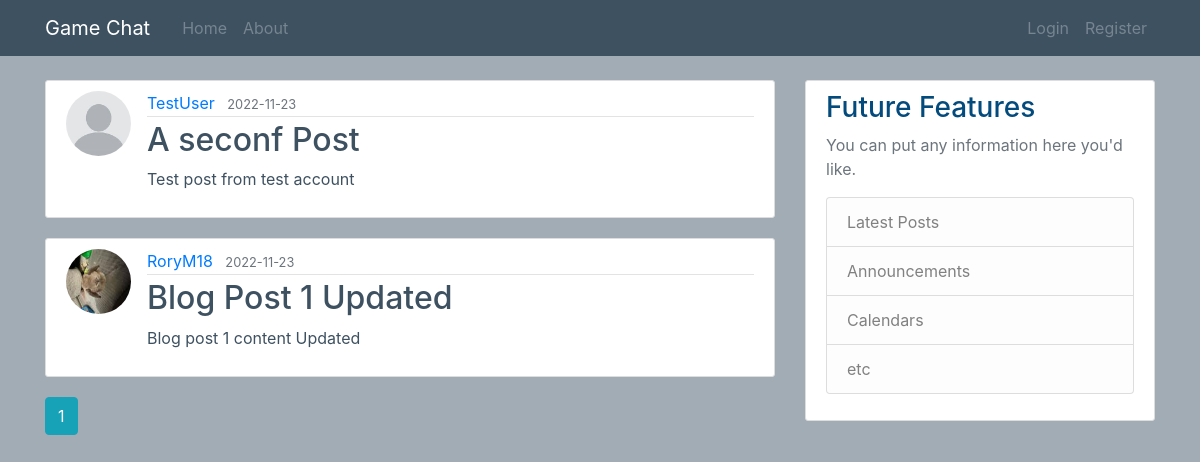
Page /home on the earlier database version.
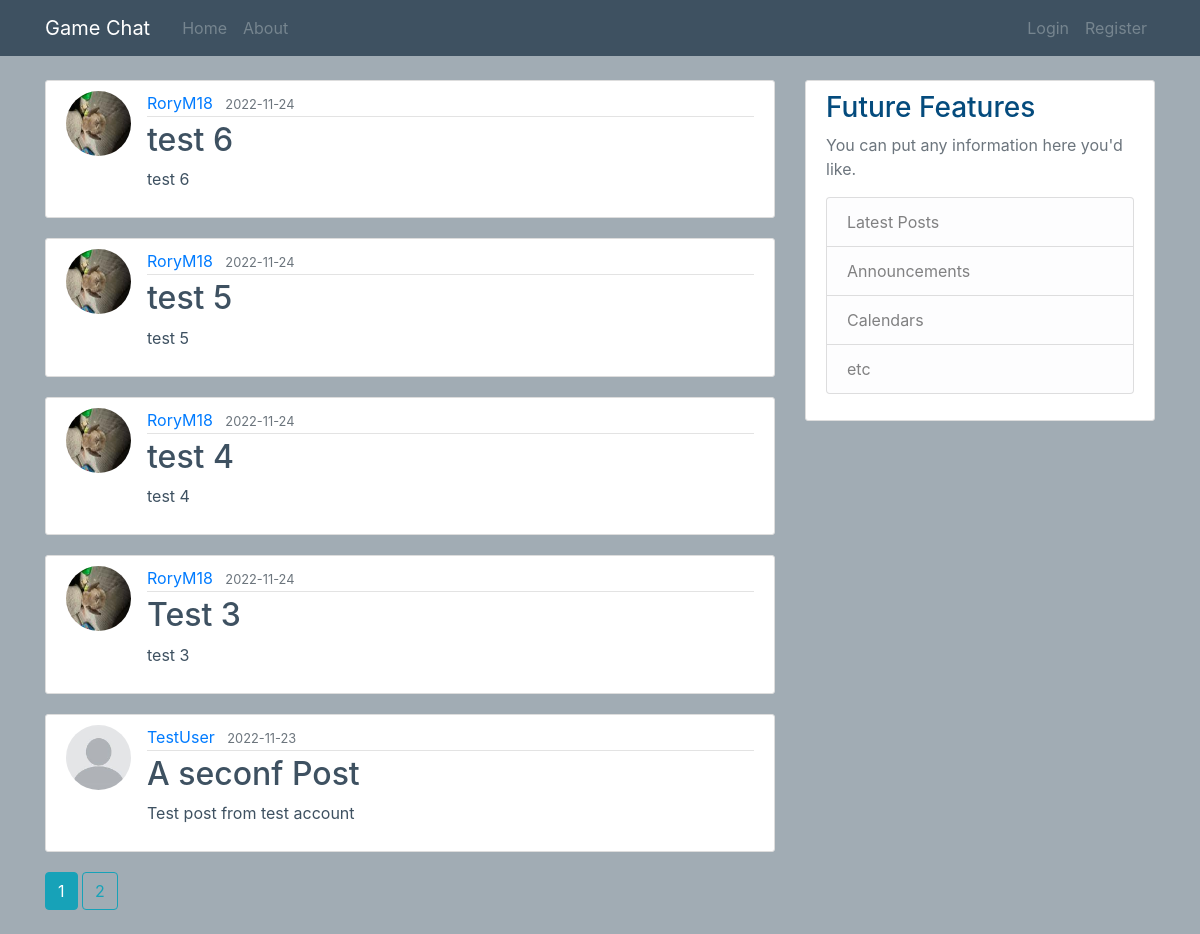
Same page on the later database version.
### flaskblog/models.py (models this page shows, shortened)
class Post(db.Model):
    id = db.Column(db.Integer, primary_key=True)
    title = db.Column(db.String(100), nullable=False)
    date_posted = db.Column(db.DateTime, nullable=False, default=datetime.utcnow)
    content = db.Column(db.Text, nullable=False)
    user_id = db.Column(db.Integer, db.ForeignKey('user.id'), nullable=False)

class User(db.Model, UserMixin):
    id = db.Column(db.Integer, primary_key=True)
    username = db.Column(db.String(20), unique=True, nullable=False)
    email = db.Column(db.String(120), unique=True, nullable=False)
    image_file = db.Column(db.String(20), nullable=False, default='default.jpg')
    password = db.Column(db.String(60), nullable=False)
    posts = db.relationship('Post', backref='author', lazy=True)

### flaskblog/routes.py (the view)
@app.route("/")
@app.route("/home")
def home():
    page = request.args.get('page', 1, type=int)
    posts = Post.query.order_by(Post.date_posted.desc()).paginate(page=page, per_page=5)
    return render_template('home.html', posts=posts)

### flaskblog/templates/home.html
{% extends "layout.html" %}
{% block content %}
	{% for post in posts.items %}
		<article class="media content-section">
		  <img class="rounded-circle article-img" src="{{ url_for('static', filename='profile_pics/' + post.author.image_file)}}">
		  <div class="media-body">
		    <div class="article-metadata">
		      <a class="mr-2" href="{{ url_for('user_posts', username=post.author.username) }}">{{ post.author.username }}</a>
		      <small class="text-muted">{{ post.date_posted.strftime('%Y-%m-%d') }}</small>
		    </div>
		    <h2><a class="article-title" href="{{ url_for('post', post_id=post.id) }}">{{ post.title }}</a></h2>
		    <p class="article-content">{{ post.content }}</p>
		  </div>
		</article>
	{% endfor %}
	{% for page_num in posts.iter_pages(left_edge=1, right_edge=1, left_current=1, right_current=2) %}
		{% if page_num %}
		 {% if posts.page == page_num %}
		  <a class="btn btn-info mb-4" href="{{ url_for('home', page=page_num) }}">{{ page_num }}</a>
		 {% else %}
		  <a class="btn btn-outline-info mb-4" href="{{ url_for('home', page=page_num) }}">{{ page_num }}</a>
		 {% endif %}
		{% else %}
		 ...
		{% endif %}
	{% endfor %}
{% endblock content%}

Differences in the rows shown:
no longer on this page (row unchanged): Post: image_file (picture), author.username "RoryM18", date_posted "2022-11-23", title "Blog Post 1 Updated", content "Blog post 1 content Updated"
added Post: image_file (picture), author.username "RoryM18", date_posted "2022-11-24", title "test 6", content "test 6"
added Post: image_file (picture), author.username "RoryM18", date_posted "2022-11-24", title "test 5", content "test 5"
added Post: image_file (picture), author.username "RoryM18", date_posted "2022-11-24", title "test 4", content "test 4"
added Post: image_file (picture), author.username "RoryM18", date_posted "2022-11-24", title "Test 3", content "test 3"
Other differences:
new list line: "2"
